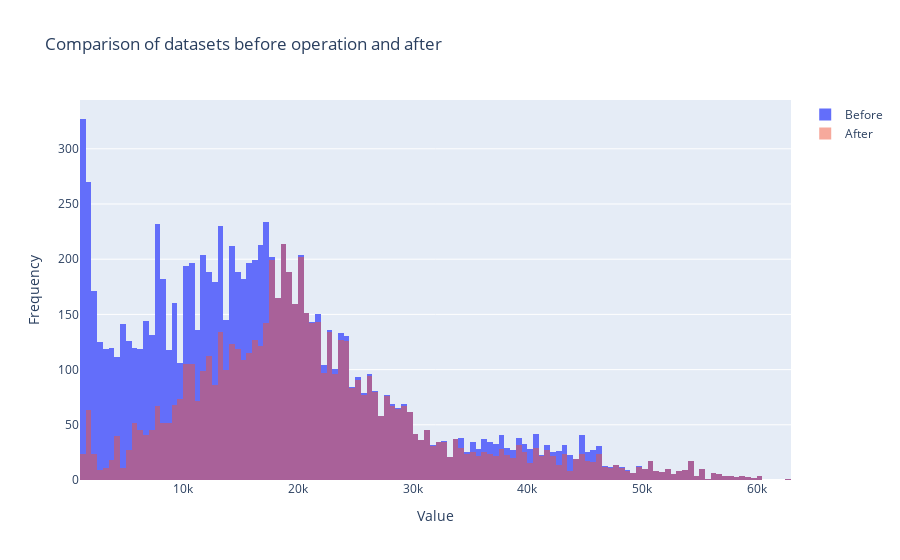

The cell this chart's notebook holds for it:
### Code cell
variables = df_inliners.drop('target_binned', axis=1).columns
X = df_inliners[variables]
y = df_inliners['target_binned']

# initialize the undersampling sampler
# with auto, we actually lost 95% of the data, so let's use a specified sampling strategy
strategy = {0: 200, 1: 400, 2: 800, 3: 1000, 4: 1460, 5: 900, 6: 590, 7: 290, 8: 199, 9: 200, 10: 150, 11: 90}
# sampler = RandomUnderSampler(sampling_strategy=strategy, random_state=321)
sampler = ClusterCentroids(sampling_strategy=strategy)

# perform undersampling
X_resampled, y_resampled = sampler.fit_resample(X, y)

# reconstruct the dataframe
df_resampled = pd.DataFrame(X_resampled, columns=variables)
df_resampled['target_binned'] = y_resampled

comparison_plot(df_inliners, df_resampled)

### Figure 1 — Plotly figure (JSON) as saved in the notebook; plotly's stock layout.template omitted (floating-point values rounded to 4 significant figures; data arrays with more than 128 entries replaced by an {"elided": "..."} marker saying what was removed)
{"data": [{"bingroup": "1", "name": "Before", "type": "histogram", "x": {"elided": "10007 int values"}}, {"bingroup": "1", "name": "After", "opacity": 0.5, "type": "histogram", "x": {"elided": "6409 int values"}}], "layout": {"barmode": "overlay", "hovermode": "x unified", "title": {"text": "Comparison of datasets before operation and after"}, "xaxis": {"title": {"text": "Value"}}, "yaxis": {"title": {"text": "Frequency"}}}}
